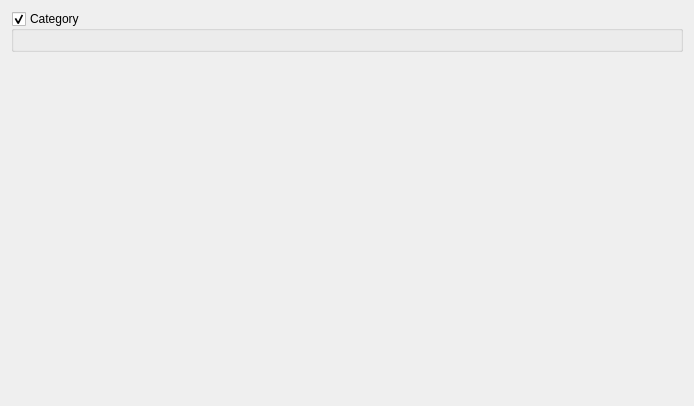
<?xml version="1.0" encoding="UTF-8"?>
<ui version="4.0">
 <class>TabConfigWg</class>
 <widget class="QWidget" name="TabConfigWg">
  <property name="geometry">
   <rect>
    <x>0</x>
    <y>0</y>
    <width>694</width>
    <height>406</height>
   </rect>
  </property>
  <property name="windowTitle">
   <string>Form</string>
  </property>
  <layout class="QVBoxLayout" name="verticalLayout" stretch="0,1">
   <item>
    <widget class="QGroupBox" name="category_gbx">
     <property name="title">
      <string>Category</string>
     </property>
     <property name="checkable">
      <bool>true</bool>
     </property>
     <layout class="QHBoxLayout" name="config_category_group_layout"/>
    </widget>
   </item>
   <item>
    <widget class="InfoWidgets" name="config_tb" native="true"/>
   </item>
  </layout>
 </widget>
 <customwidgets>
  <customwidget>
   <class>InfoWidgets</class>
   <extends>QWidget</extends>
   <header location="global">widgets/infotablewg.h</header>
   <container>1</container>
  </customwidget>
 </customwidgets>
 <resources/>
 <connections/>
</ui>
